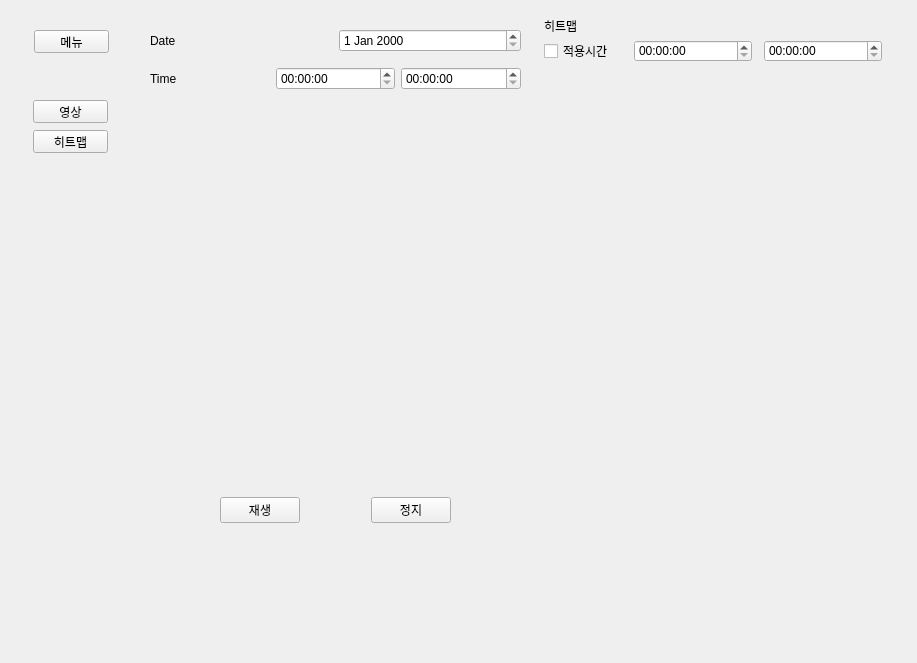
<?xml version="1.0" encoding="UTF-8"?>
<ui version="4.0">
 <class>Form</class>
 <widget class="QWidget" name="Form">
  <property name="geometry">
   <rect>
    <x>0</x>
    <y>0</y>
    <width>917</width>
    <height>663</height>
   </rect>
  </property>
  <property name="windowTitle">
   <string>Form</string>
  </property>
  <widget class="QWidget" name="menu_widget" native="true">
   <property name="geometry">
    <rect>
     <x>10</x>
     <y>10</y>
     <width>131</width>
     <height>641</height>
    </rect>
   </property>
   <widget class="QWidget" name="menu1_widget" native="true">
    <property name="geometry">
     <rect>
      <x>4</x>
      <y>10</y>
      <width>121</width>
      <height>41</height>
     </rect>
    </property>
    <widget class="QPushButton" name="menu_btn">
     <property name="geometry">
      <rect>
       <x>20</x>
       <y>10</y>
       <width>75</width>
       <height>23</height>
      </rect>
     </property>
     <property name="text">
      <string>메뉴</string>
     </property>
    </widget>
   </widget>
   <widget class="QWidget" name="menu2_widget" native="true">
    <property name="geometry">
     <rect>
      <x>3</x>
      <y>70</y>
      <width>121</width>
      <height>111</height>
     </rect>
    </property>
    <widget class="QPushButton" name="vid_btn">
     <property name="geometry">
      <rect>
       <x>20</x>
       <y>20</y>
       <width>75</width>
       <height>23</height>
      </rect>
     </property>
     <property name="text">
      <string>영상</string>
     </property>
    </widget>
    <widget class="QPushButton" name="heat_btn">
     <property name="geometry">
      <rect>
       <x>20</x>
       <y>50</y>
       <width>75</width>
       <height>23</height>
      </rect>
     </property>
     <property name="text">
      <string>히트맵</string>
     </property>
    </widget>
   </widget>
  </widget>
  <widget class="QWidget" name="gridLayoutWidget">
   <property name="geometry">
    <rect>
     <x>150</x>
     <y>10</y>
     <width>761</width>
     <height>641</height>
    </rect>
   </property>
   <layout class="QGridLayout" name="main_lay">
    <item row="0" column="0">
     <layout class="QGridLayout" name="vid_lay">
      <item row="0" column="1">
       <widget class="QWidget" name="vid_widget" native="true">
        <widget class="QWidget" name="widget" native="true">
         <property name="geometry">
          <rect>
           <x>20</x>
           <y>110</y>
           <width>331</width>
           <height>331</height>
          </rect>
         </property>
        </widget>
        <widget class="QWidget" name="verticalLayoutWidget">
         <property name="geometry">
          <rect>
           <x>0</x>
           <y>10</y>
           <width>371</width>
           <height>80</height>
          </rect>
         </property>
         <layout class="QVBoxLayout" name="verticalLayout">
          <item>
           <layout class="QHBoxLayout" name="horizontalLayout">
            <item>
             <widget class="QLabel" name="label">
              <property name="text">
               <string>Date</string>
              </property>
             </widget>
            </item>
            <item>
             <widget class="QDateEdit" name="dateEdit"/>
            </item>
           </layout>
          </item>
          <item>
           <layout class="QHBoxLayout" name="horizontalLayout_2">
            <item>
             <widget class="QLabel" name="label_2">
              <property name="text">
               <string>Time</string>
              </property>
             </widget>
            </item>
            <item>
             <widget class="QTimeEdit" name="timeEdit"/>
            </item>
            <item>
             <widget class="QTimeEdit" name="timeEdit_2"/>
            </item>
           </layout>
          </item>
         </layout>
        </widget>
        <widget class="QWidget" name="horizontalLayoutWidget_3">
         <property name="geometry">
          <rect>
           <x>70</x>
           <y>460</y>
           <width>231</width>
           <height>80</height>
          </rect>
         </property>
         <layout class="QHBoxLayout" name="horizontalLayout_3">
          <item>
           <widget class="QPushButton" name="pushButton">
            <property name="text">
             <string>재생</string>
            </property>
           </widget>
          </item>
          <item>
           <spacer name="horizontalSpacer">
            <property name="orientation">
             <enum>Qt::Horizontal</enum>
            </property>
            <property name="sizeHint" stdset="0">
             <size>
              <width>40</width>
              <height>20</height>
             </size>
            </property>
           </spacer>
          </item>
          <item>
           <widget class="QPushButton" name="pushButton_2">
            <property name="text">
             <string>정지</string>
            </property>
           </widget>
          </item>
         </layout>
        </widget>
       </widget>
      </item>
     </layout>
    </item>
    <item row="0" column="1">
     <layout class="QGridLayout" name="heat_lay">
      <item row="0" column="0">
       <widget class="QWidget" name="heat_widget" native="true">
        <widget class="QLabel" name="heat_label">
         <property name="geometry">
          <rect>
           <x>10</x>
           <y>10</y>
           <width>56</width>
           <height>12</height>
          </rect>
         </property>
         <property name="text">
          <string>히트맵</string>
         </property>
        </widget>
        <widget class="QCheckBox" name="time_check">
         <property name="geometry">
          <rect>
           <x>10</x>
           <y>33</y>
           <width>81</width>
           <height>16</height>
          </rect>
         </property>
         <property name="text">
          <string>적용시간</string>
         </property>
        </widget>
        <widget class="QTimeEdit" name="start_time">
         <property name="geometry">
          <rect>
           <x>100</x>
           <y>30</y>
           <width>118</width>
           <height>22</height>
          </rect>
         </property>
        </widget>
        <widget class="QTimeEdit" name="end_time">
         <property name="geometry">
          <rect>
           <x>230</x>
           <y>30</y>
           <width>118</width>
           <height>22</height>
          </rect>
         </property>
        </widget>
        <widget class="QLabel" name="img_label">
         <property name="geometry">
          <rect>
           <x>10</x>
           <y>70</y>
           <width>56</width>
           <height>12</height>
          </rect>
         </property>
         <property name="text">
          <string/>
         </property>
        </widget>
       </widget>
      </item>
     </layout>
    </item>
   </layout>
  </widget>
 </widget>
 <resources/>
 <connections/>
</ui>
